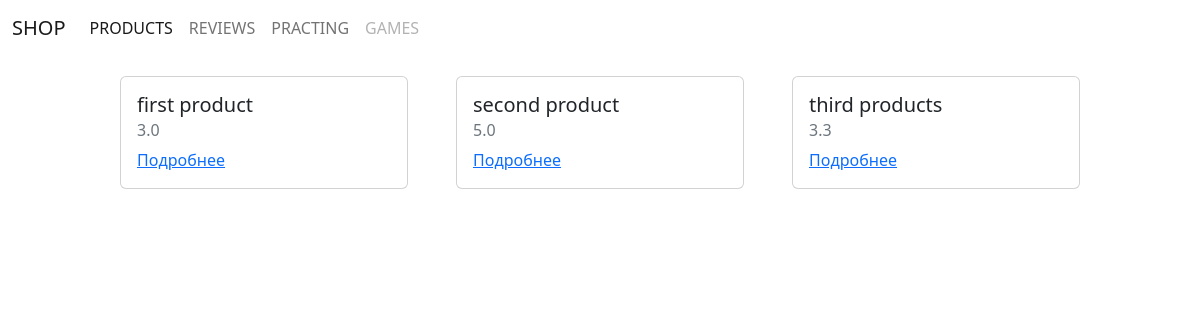
Screenshot of /products/ with the database file from the repository.
### products/models.py (models this page shows)
class Products(models.Model):
    image = models.ImageField(blank=True, null=True)
    title = models.CharField(max_length=255)
    description = models.TextField()
    price = models.IntegerField(default=0)
    rate = models.FloatField(default=0.0)
    created_date = models.DateField(auto_now_add=True)
    modified_date = models.DateField(auto_now=True)

### products/views.py (the view)
# urls.py: path('products/', products_view),
def products_view(request):
    if request.method == 'GET':
        products = Products.objects.all()
        context = {
            'products': products
        }
        return render(request, 'products/products.html', context=context)

### templates/products/products.html (shortened to what this page needs)
{% extends 'layouts/index.html' %}
{% block content %}
    <div class="products">
        {% for product in products %}
            <div class="card" style="width: 18rem;">
                <div class="card-body">
                    <h5 class="card-title">{{ product.title }}</h5>
                    <h6 class="card-subtitle mb-2 text-muted">{{ product.rate }}</h6>
                    <a href="/products/{{ product.id }}" class="card-link">Подробнее</a>
                </div>
            </div>
        {% endfor %}
    </div>
{% endblock %}

### templates/products/products.html (style rules this page uses)
.products { display: flex; justify-content: space-between; width: 80%; margin-left: 10%; margin-top: 20px; flex-wrap: wrap; }

### rows the page displays
Products: title "first product", rate "3.0"
Products: title "second product", rate "5.0"
Products: title "third products", rate "3.3"
